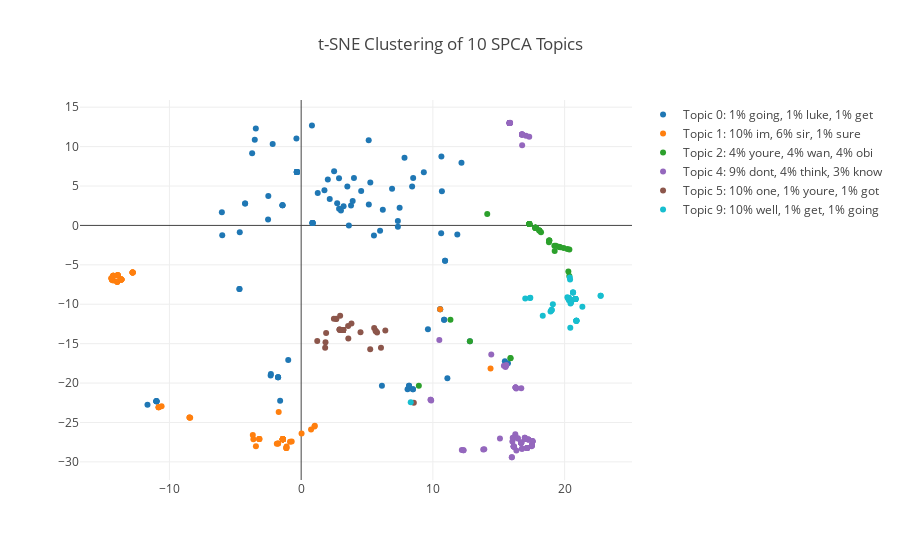

This figure's notebook cell:
### Code cell
# Create colormap
n = nTopics
cmap = get_cmap('tab10')
colors = [rgb2hex(cmap(color)) for color in np.arange(0, 1.000001, 1/(n-1))]

# Get n top words
topWords = getTopWords(3, spcaKeys, vectorizedText, countVectorizer)


# Create plot
data = []
# Iterate over each topic
for topic in range(nTopics):
    # Mask for a single topic
    mask = spcaKeys==topic
    # Mask for sampling
    sample_mask = np.zeros(mask.sum()).astype(bool)
    sample_mask[:int(points/nTopics)] = True
    np.random.shuffle(sample_mask)
    
    scatter = go.Scatter(x = tsneModelVectors[mask,0][sample_mask],
                         y = tsneModelVectors[mask,1][sample_mask],
                         name = 'Topic {}: {}'.format(topic, topWords[topic]),
                         mode = 'markers',
                         text = df[mask]['text'][sample_mask],
                         marker = dict(color = colors[topic]))
    data.append(scatter)

layout = go.Layout(title = 't-SNE Clustering of {} SPCA Topics'.format(nTopics),
                   showlegend=True,
                   hovermode = 'closest')

fig = go.Figure(data=data, layout=layout)
iplot(fig)
